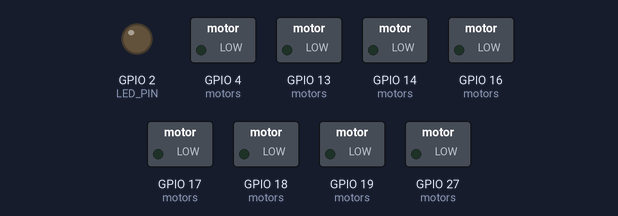
A sketch run on a simulated ESP32. On the bench: switched loads named in the sketch (green lamp = pin HIGH), output pins drawn as LEDs (lit = HIGH). What the sketch prints to the serial monitor is not drawn.

Above: at 1.3 s.
At 8.1 s:
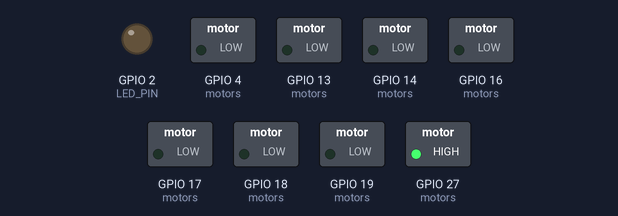
At 9.8 s:
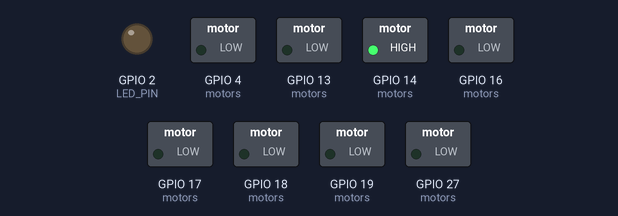
At 17.2 s:
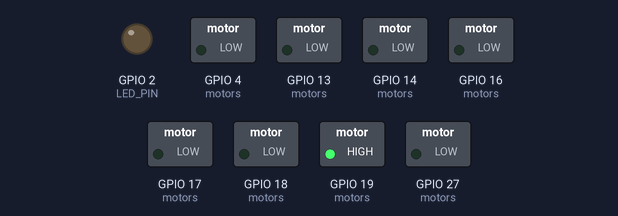
At 25.0 s:
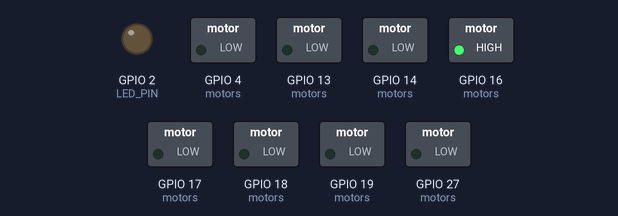
At 33.2 s:
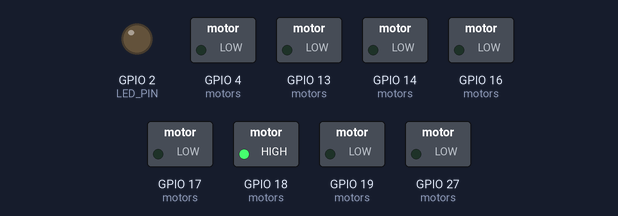
Timing chart, 0 to 40.0 s (numbered marks = the images above):
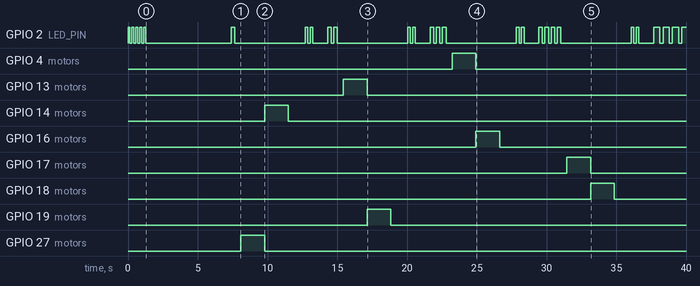

The sketch:

dc-state-test.ino
```cpp
// Simple autonomous wheel-direction test for ESP32.
// No Serial Monitor input is required.
// Sequence per wheel: clockwise -> anticlockwise -> stop.
// Safety: keep robot lifted so wheels spin freely.

#include <Arduino.h>

struct MotorPins {
  uint8_t in1;
  uint8_t in2;
  const char* name;
};

// Motor map from your table
// MOTA -> Back Right -> GPIO27, GPIO14
// MOTB -> Front Right -> GPIO13, GPIO19
// MOTC -> Back Left -> GPIO4, GPIO16
// MOTD -> Front Left -> GPIO17, GPIO18
MotorPins motors[4] = {
    {27, 14, "MOTA BackRight"},
    {13, 19, "MOTB FrontRight"},
    {4, 16, "MOTC BackLeft"},
    {17, 18, "MOTD FrontLeft"},
};

const uint8_t LED_PIN = 2;  // Onboard LED on most ESP32 dev boards.

const uint32_t START_DELAY_MS = 6000;
const uint32_t CW_RUN_MS = 1700;
const uint32_t CCW_RUN_MS = 1700;
const uint32_t STOP_HOLD_MS = 1200;
const uint32_t BETWEEN_WHEELS_MS = 900;

bool testFinished = false;

void blink(uint8_t count, uint16_t onMs, uint16_t offMs) {
  for (uint8_t i = 0; i < count; i++) {
    digitalWrite(LED_PIN, HIGH);
    delay(onMs);
    digitalWrite(LED_PIN, LOW);
    delay(offMs);
  }
}

void setMotorState(const MotorPins& m, bool s1, bool s2) {
  digitalWrite(m.in1, s1 ? HIGH : LOW);
  digitalWrite(m.in2, s2 ? HIGH : LOW);
}

void stopAllMotors() {
  for (uint8_t i = 0; i < 4; i++) {
    setMotorState(motors[i], false, false);
  }
}

void runWheelSequence(uint8_t motorIdx) {
  const MotorPins& m = motors[motorIdx];

  // Marker: wheel number (1..4)
  blink(motorIdx + 1, 260, 180);
  delay(250);

  // 1) Clockwise assumption: IN1=1, IN2=0
  setMotorState(m, true, false);
  delay(CW_RUN_MS);

  // 2) Anticlockwise assumption: IN1=0, IN2=1
  setMotorState(m, false, true);
  delay(CCW_RUN_MS);

  // 3) Stop: IN1=0, IN2=0
  setMotorState(m, false, false);
  delay(STOP_HOLD_MS);

  // End-of-wheel marker
  blink(2, 200, 160);
  delay(BETWEEN_WHEELS_MS);
}

void setup() {
  Serial.begin(115200);  // Optional logs only

  pinMode(LED_PIN, OUTPUT);
  digitalWrite(LED_PIN, LOW);

  for (uint8_t i = 0; i < 4; i++) {
    pinMode(motors[i].in1, OUTPUT);
    pinMode(motors[i].in2, OUTPUT);
  }

  stopAllMotors();

  Serial.println();
  Serial.println("3-state wheel test starting.");
  Serial.println("Per wheel: clockwise -> anticlockwise -> stop.");

  // Countdown marker
  blink(5, 140, 140);
  delay(START_DELAY_MS);

  for (uint8_t i = 0; i < 4; i++) {
    runWheelSequence(i);
  }

  stopAllMotors();
  testFinished = true;

  Serial.println("3-state wheel test complete.");

  // Finished marker
  blink(4, 450, 220);
}

void loop() {
  // Idle heartbeat after test completion.
  if (testFinished) {
    digitalWrite(LED_PIN, HIGH);
    delay(80);
    digitalWrite(LED_PIN, LOW);
    delay(1200);
    return;
  }

  delay(50);
}
```

Measured:
- by itself, GPIO 2 (LED_PIN): LOW → HIGH at 0.00 s, → LOW 0.14 s later, → HIGH 0.14 s later, → LOW 0.14 s later, … (53 changes in this stretch)
- by itself, GPIO 4 (motors): LOW → HIGH at 23.2 s, → LOW 1.7 s later
- by itself, GPIO 13 (motors): LOW → HIGH at 15.4 s, → LOW 1.7 s later
- by itself, GPIO 14 (motors): LOW → HIGH at 9.8 s, → LOW 1.7 s later
- by itself, GPIO 16 (motors): LOW → HIGH at 24.9 s, → LOW 1.7 s later
- by itself, GPIO 17 (motors): LOW → HIGH at 31.5 s, → LOW 1.7 s later
- by itself, GPIO 18 (motors): LOW → HIGH at 33.2 s, → LOW 1.7 s later
- by itself, GPIO 19 (motors): LOW → HIGH at 17.1 s, → LOW 1.7 s later
